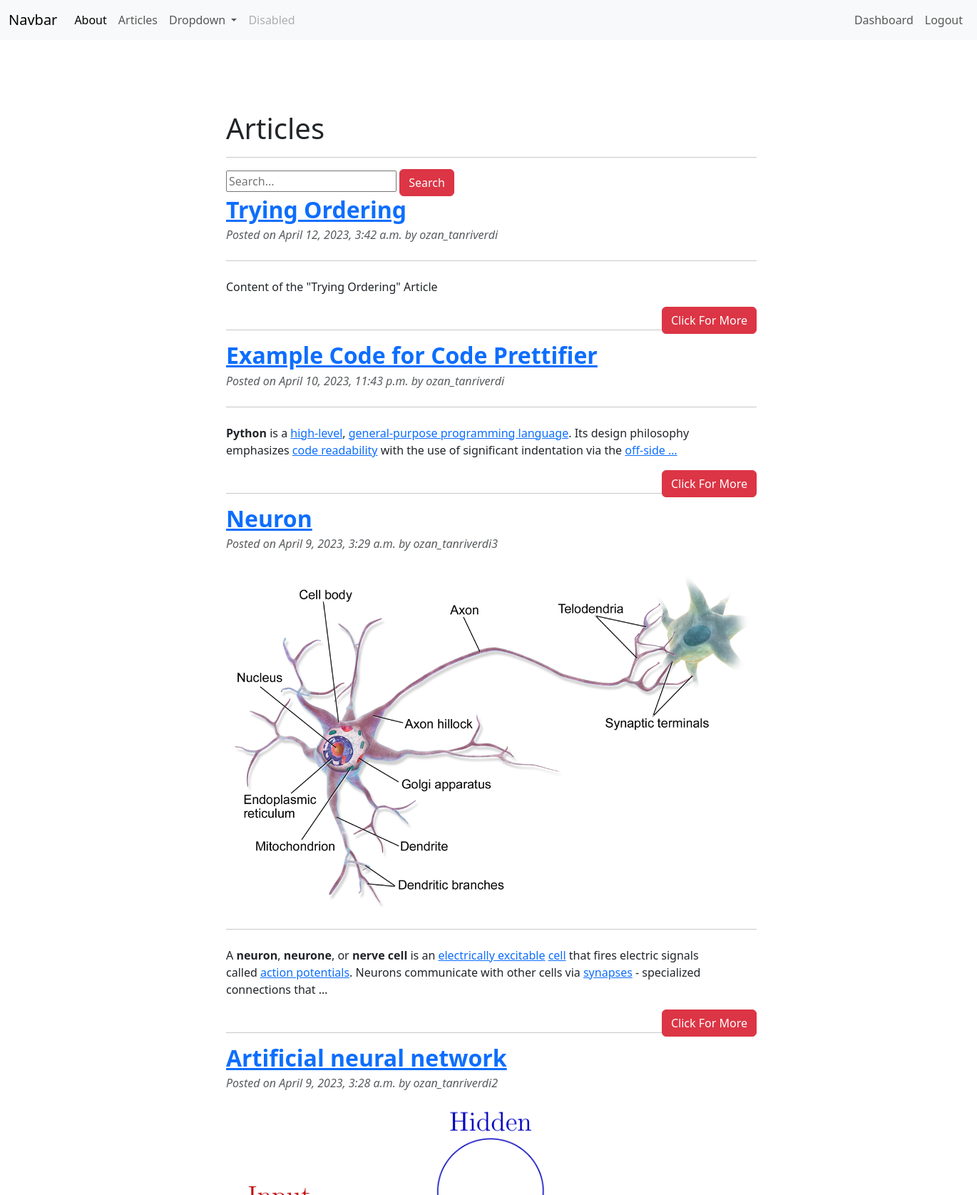
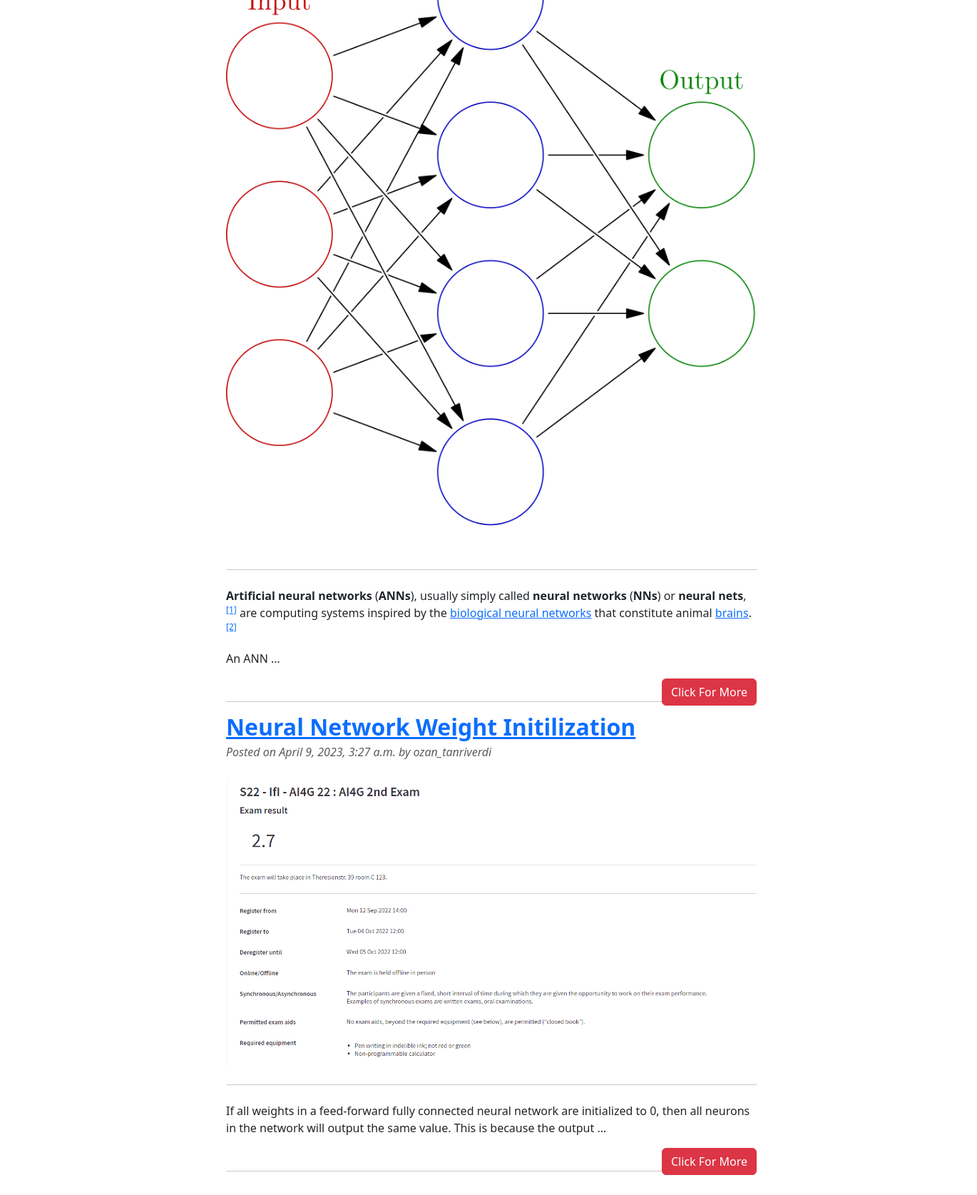
Screenshot of /articles/ (signed in) with the database file from the repository (2 pictures, top to bottom).
### article/models.py (models this page shows, shortened)
class Article(models.Model):
    author = models.ForeignKey("auth.User", on_delete=models.CASCADE,
                               verbose_name="Author")
    title = models.CharField(max_length=50, verbose_name="Title")
    content = RichTextField(verbose_name="Article Content")
    created_date = models.DateTimeField(auto_now_add=True,
                                        verbose_name="Date Created")
    article_image = models.FileField(blank=True, null=True,
                                     verbose_name="Add an Article Image")
    class Meta:
        ordering = ["-created_date"]

### article/views.py (the view)
# urls.py: path("", views.articles, name="articles"),
def articles(request):
    keyword = request.GET.get("keyword")
    if keyword:
        articles = Article.objects.filter(title__contains=keyword)
        return render(request, "articles.html", {"articles": articles})
    articles = Article.objects.all()
    return render(request, "articles.html", {"articles": articles})

### templates/articles.html (shortened to what this page needs)
{% extends 'layout.html' %}
{% block body %}
<div class = "row">
    <div class="col-md-20 offset-md-2">
        <div class="col-lg-8">
            <h1>Articles</h1>
            <hr>
        </div>
    </div>
</div>
<div class="row">
    <div class="col-md-20 offset-md-2">
        <div class="col-lg-8">
            <form>
                <input  type="text" name = "keyword" class = "input-sm" maxlength ="64" placeholder="Search...">
                <button type="submit" class="btn btn-danger">Search</button>
            </form>
        </div>
    </div>
</div>
{% if articles %}
    {% for article in articles %}
    <div class="row">
        <div class="col-md-20 offset-md-2">
            <div class="col-lg-8">
                <article>
                    <header class="mb-4">
                        <a href="{% url 'article:detail' article.id %}"><h2 class="fw-bolder mb-1">{{article.title}}</h2></a>
                        <div class="text-muted fst-italic mb-2">Posted on {{article.created_date}} by {{article.author}}</div>
                    </header>
                    {% if article.article_image %}
                        <a href="{% url 'article:detail' article.id %}"><figure class="mb-4"><img class="img-fluid rounded" src="{{article.article_image.url}}" alt="..." /></figure></a>
                    {% endif %}
                    <hr>
                    <section class="mb-5">
                        <p class="fs-5 mb-4">
                            {{article.content|safe|truncatewords:30}}
                        </p>
                        <a style = "float:right" href="{% url 'article:detail' article.id %}" class ="btn btn-danger">Click For More</a>
                    </section>
                    <hr>
                </article>
            </div>
        </div>
    </div>
    {% endfor %}
{% endif %}
{% endblock %}

### rows the page displays
Article: title "Trying Ordering", created_date "April 12, 2023, 3:42 a.m.", author "ozan_tanriverdi", content "Content of the \"Trying Ordering\" Article"
Article: title "Example Code for Code Prettifier", created_date "April 10, 2023, 11:43 p.m.", author "ozan_tanriverdi", content "Python is a high-level , general-purpose programming language . Its design philosophy emphasizes code readability with the use of significant indentation via the off-side …"
Article: title "Neuron", created_date "April 9, 2023, 3:29 a.m.", author "ozan_tanriverdi3", article_image (picture), content "A neuron , neurone , or nerve cell is an electrically excitable cell that fires electric signals called action potentials . Neurons communicate with other cells via synapses - specialized connections that …"
Article: title "Artificial neural network", created_date "April 9, 2023, 3:28 a.m.", author "ozan_tanriverdi2", article_image (picture), content "Artificial neural networks ( ANNs ), usually simply called neural networks ( NNs ) or neural nets , [1] are computing systems inspired by the biological neural networks that constitute animal brains . [2] An ANN …"
Article: title "Neural Network Weight Initilization", created_date "April 9, 2023, 3:27 a.m.", author "ozan_tanriverdi", article_image (picture), content "If all weights in a feed-forward fully connected neural network are initialized to 0, then all neurons in the network will output the same value. This is because the output …"
